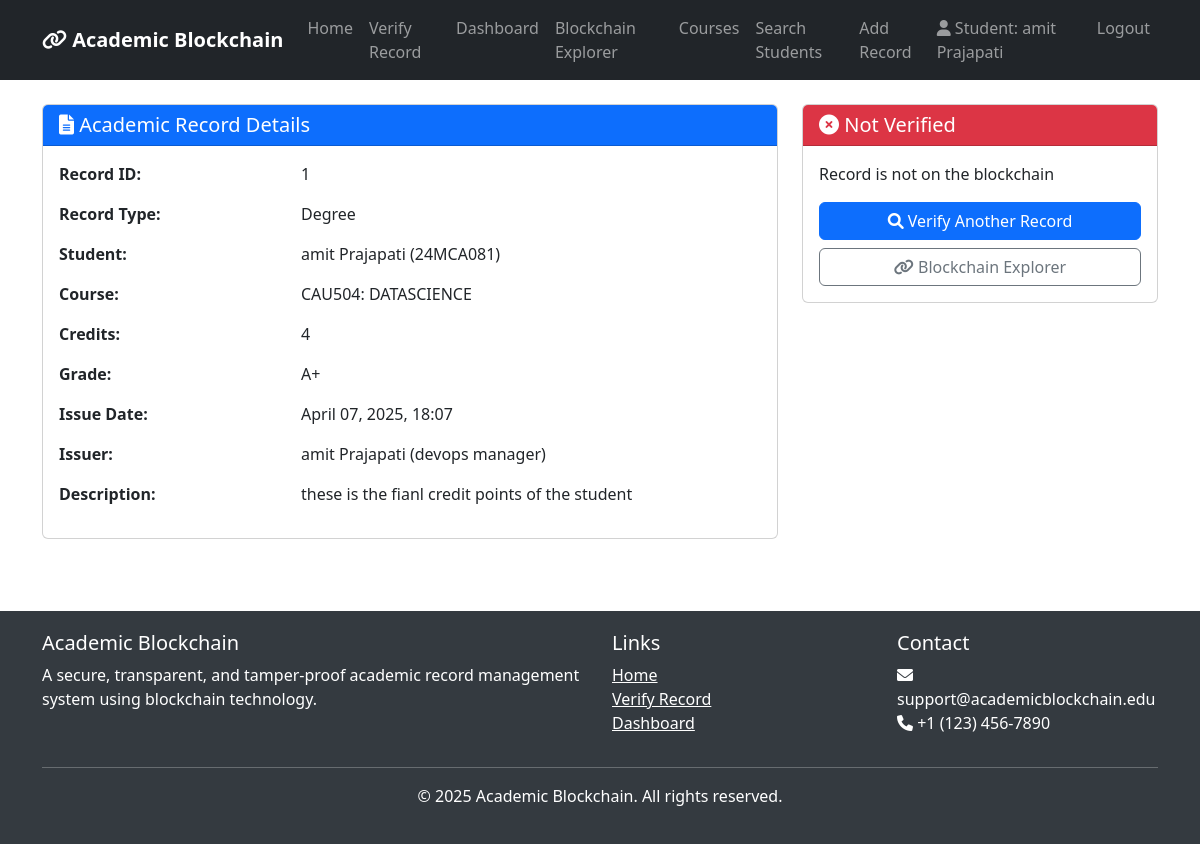
Page /records/1/ (signed in) on the committed database.
### blockchain_records/models.py (models this page shows, shortened)
class AcademicRecord(models.Model):
    RECORD_TYPES = (
        ('GRADE', 'Course Grade'),
        ('CERTIFICATE', 'Certificate'),
        ('DEGREE', 'Degree'),
        ('TRANSCRIPT', 'Transcript'),
    )
    student = models.ForeignKey(Student, on_delete=models.CASCADE, related_name='academic_records')
    record_type = models.CharField(max_length=20, choices=RECORD_TYPES)
    course = models.ForeignKey(Course, on_delete=models.SET_NULL, null=True, blank=True)
    grade = models.CharField(max_length=5, null=True, blank=True)
    description = models.TextField(blank=True)
    issue_date = models.DateTimeField(auto_now_add=True)
    issuer = models.ForeignKey(Faculty, on_delete=models.SET_NULL, null=True, related_name='issued_records')
    block_hash = models.CharField(max_length=64, blank=True, null=True)

class Student(models.Model):
    user = models.OneToOneField(User, on_delete=models.CASCADE, related_name='student_profile')
    student_id = models.CharField(max_length=20, unique=True)
    department = models.CharField(max_length=100)
    enrollment_year = models.IntegerField()

class Course(models.Model):
    course_code = models.CharField(max_length=20, unique=True)
    title = models.CharField(max_length=200)
    credits = models.IntegerField()
    faculty = models.ForeignKey(Faculty, on_delete=models.SET_NULL, null=True, related_name='courses')

class Faculty(models.Model):
    user = models.OneToOneField(User, on_delete=models.CASCADE, related_name='faculty_profile')
    faculty_id = models.CharField(max_length=20, unique=True)
    department = models.CharField(max_length=100)
    position = models.CharField(max_length=100)

### blockchain_records/views.py (the view)
# urls.py: path('records/<int:record_id>/', views.record_detail, name='record_detail'),
@login_required
def record_detail(request, record_id):
    record = get_object_or_404(AcademicRecord, id=record_id)
    user = request.user
    if not (user.is_staff or
            (hasattr(user, 'student_profile') and record.student == user.student_profile) or
            (hasattr(user, 'faculty_profile') and record.issuer == user.faculty_profile)):
        messages.error(request, 'You do not have permission to view this record')
        return redirect('dashboard')
    verification = BlockchainService.verify_record(record)
    context = {
        'record': record,
        'verification': verification
    }
    return render(request, 'blockchain_records/record_detail.html', context)

### blockchain_records/blockchain_service.py (called while the page is built, shortened)
    @classmethod
    def verify_record(cls, record):
        if not record.block_hash:
            return {
                'verified': False,
                'message': 'Record is not on the blockchain'
            }

### blockchain_records/templates/blockchain_records/record_detail.html (shortened to what this page needs)
{% extends 'blockchain_records/base.html' %}
{% block content %}
<div class="row">
    <div class="col-md-8">
        <div class="card mb-4">
            <div class="card-header bg-primary text-white">
                <h5 class="card-title mb-0"><i class="fas fa-file-alt"></i> Academic Record Details</h5>
            </div>
            <div class="card-body">
                <div class="row mb-3">
                    <div class="col-md-4">
                        <strong>Record ID:</strong>
                    </div>
                    <div class="col-md-8">
                        {{ record.id }}
                    </div>
                </div>
                <div class="row mb-3">
                    <div class="col-md-4">
                        <strong>Record Type:</strong>
                    </div>
                    <div class="col-md-8">
                        {{ record.get_record_type_display }}
                    </div>
                </div>
                <div class="row mb-3">
                    <div class="col-md-4">
                        <strong>Student:</strong>
                    </div>
                    <div class="col-md-8">
                        {{ record.student.user.get_full_name }} ({{ record.student.student_id }})
                    </div>
                </div>
                {% if record.course %}
                <div class="row mb-3">
                    <div class="col-md-4">
                        <strong>Course:</strong>
                    </div>
                    <div class="col-md-8">
                        {{ record.course.course_code }}: {{ record.course.title }}
                    </div>
                </div>
                <div class="row mb-3">
                    <div class="col-md-4">
                        <strong>Credits:</strong>
                    </div>
                    <div class="col-md-8">
                        {{ record.course.credits }}
                    </div>
                </div>
                {% endif %}
                {% if record.grade %}
                <div class="row mb-3">
                    <div class="col-md-4">
                        <strong>Grade:</strong>
                    </div>
                    <div class="col-md-8">
                        {{ record.grade }}
                    </div>
                </div>
                {% endif %}
                <div class="row mb-3">
                    <div class="col-md-4">
                        <strong>Issue Date:</strong>
                    </div>
                    <div class="col-md-8">
                        {{ record.issue_date|date:"F d, Y, H:i" }}
                    </div>
                </div>
                <div class="row mb-3">
                    <div class="col-md-4">
                        <strong>Issuer:</strong>
                    </div>
                    <div class="col-md-8">
                        {{ record.issuer.user.get_full_name }} ({{ record.issuer.position }})
                    </div>
                </div>
                {% if record.description %}
                <div class="row mb-3">
                    <div class="col-md-4">
                        <strong>Description:</strong>
                    </div>
                    <div class="col-md-8">
                        {{ record.description }}
                    </div>
                </div>
                {% endif %}
            </div>
        </div>
    </div>
    <div class="col-md-4">
        <div class="card mb-4">
            <div class="card-header {% if verification.verified %}bg-success{% else %}bg-danger{% endif %} text-white">
                <h5 class="card-title mb-0">
                    {% if verification.verified %}
                        <i class="fas fa-check-circle"></i> Verified on Blockchain
                    {% else %}
                        <i class="fas fa-times-circle"></i> Not Verified
                    {% endif %}
                </h5>
            </div>
            <div class="card-body">
                <p>{{ verification.message }}</p>
                <div class="d-grid gap-2 mt-3">
                    <a href="{% url 'verify_record' %}" class="btn btn-primary">
                        <i class="fas fa-search"></i> Verify Another Record
                    </a>
                    <a href="{% url 'blockchain_explorer' %}" class="btn btn-outline-secondary">
                        <i class="fas fa-link"></i> Blockchain Explorer
                    </a>
                </div>
            </div>
        </div>
    </div>
</div>
{% endblock %}

### blockchain_records/templates/blockchain_records/base.html (shortened to what this page needs)
<!DOCTYPE html>
<html lang="en">
<head>
    <link href="https://cdn.jsdelivr.net/npm/bootstrap@5.3.0-alpha1/dist/css/bootstrap.min.css" rel="stylesheet">
    <link rel="stylesheet" href="https://cdnjs.cloudflare.com/ajax/libs/font-awesome/6.0.0/css/all.min.css">
</head>
<body>
    <nav class="navbar navbar-expand-lg navbar-dark bg-dark">
        <div class="container">
            <a class="navbar-brand" href="{% url 'home' %}">
                <i class="fas fa-link"></i> Academic Blockchain
            </a>
            <div class="collapse navbar-collapse" id="navbarNav">
                <ul class="navbar-nav me-auto">
                    <li class="nav-item">
                        <a class="nav-link" href="{% url 'home' %}">Home</a>
                    </li>
                    <li class="nav-item">
                        <a class="nav-link" href="{% url 'verify_record' %}">Verify Record</a>
                    </li>
                    {% if user.is_authenticated %}
                        <li class="nav-item">
                            <a class="nav-link" href="{% url 'dashboard' %}">Dashboard</a>
                        </li>
                        <li class="nav-item">
                            <a class="nav-link" href="{% url 'blockchain_explorer' %}">Blockchain Explorer</a>
                        </li>
                        <li class="nav-item">
                            <a class="nav-link" href="{% url 'course_list' %}">Courses</a>
                        </li>
                        {% if user.is_staff or user.faculty_profile %}
                            <li class="nav-item">
                                <a class="nav-link" href="{% url 'search_students' %}">Search Students</a>
                            </li>
                        {% endif %}
                        {% if user.faculty_profile %}
                            <li class="nav-item">
                                <a class="nav-link" href="{% url 'add_record' %}">Add Record</a>
                            </li>
                        {% endif %}
                    {% endif %}
                </ul>
                <ul class="navbar-nav">
                    {% if user.is_authenticated %}
                        <li class="nav-item">
                            <span class="nav-link">
                                <i class="fas fa-user"></i>
                                {% if user.student_profile %}
                                    Student: {{ user.get_full_name }}
                                {% elif user.faculty_profile %}
                                    Faculty: {{ user.get_full_name }}
                                {% else %}
                                    {{ user.username }}
                                {% endif %}
                            </span>
                        </li>
                        <li class="nav-item">
                            <a class="nav-link" href="{% url 'logout' %}">Logout</a>
                        </li>
                    {% endif %}
                </ul>
            </div>
        </div>
    </nav>
    <div class="container mt-4">
        {% block content %}{% endblock %}
    </div>
    <footer class="footer mt-5">
        <div class="container">
            <div class="row">
                <div class="col-md-6">
                    <h5>Academic Blockchain</h5>
                    <p>A secure, transparent, and tamper-proof academic record management system using blockchain technology.</p>
                </div>
                <div class="col-md-3">
                    <h5>Links</h5>
                    <ul class="list-unstyled">
                        <li><a href="{% url 'home' %}" class="text-white">Home</a></li>
                        <li><a href="{% url 'verify_record' %}" class="text-white">Verify Record</a></li>
                        {% if user.is_authenticated %}
                            <li><a href="{% url 'dashboard' %}" class="text-white">Dashboard</a></li>
                        {% endif %}
                    </ul>
                </div>
                <div class="col-md-3">
                    <h5>Contact</h5>
                    <address class="text-white">
                        <i class="fas fa-envelope"></i> support@academicblockchain.edu<br>
                        <i class="fas fa-phone"></i> +1 (123) 456-7890
                    </address>
                </div>
            </div>
            <hr class="bg-light">
            <div class="text-center">
                <p>&copy; {% now "Y" %} Academic Blockchain. All rights reserved.</p>
            </div>
        </div>
    </footer>
</body>
</html>

### blockchain_records/templates/blockchain_records/base.html (style rules this page uses)
.navbar-brand { font-weight: bold; }
.footer { margin-top: 50px; padding: 20px 0; background-color: #343a40; color: white; }

### rows in the picture
AcademicRecord: id "1", record_type "Degree", student.user.get_full_name "amit Prajapati", student.student_id "24MCA081", course.course_code "CAU504", course "DATASCIENCE", course.credits "4", grade "A+", issue_date "April 07, 2025, 18:07", issuer.user.get_full_name "amit Prajapati", issuer.position "devops manager", description "these is the fianl credit points of the student"

### other values in the picture
{{ user.get_full_name }} "amit Prajapati"
{{ verification.message }} "Record is not on the blockchain"
